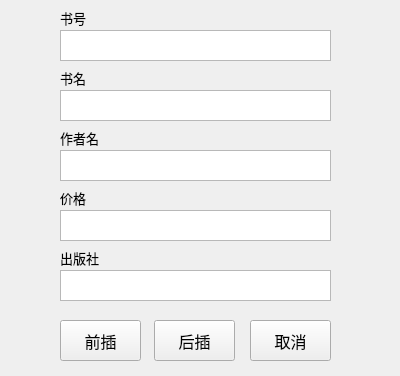
<?xml version="1.0" encoding="UTF-8"?>
<ui version="4.0">
 <class>insertListSubWindow</class>
 <widget class="QWidget" name="insertListSubWindow">
  <property name="geometry">
   <rect>
    <x>0</x>
    <y>0</y>
    <width>400</width>
    <height>376</height>
   </rect>
  </property>
  <property name="windowTitle">
   <string>insertListSubWindow</string>
  </property>
  <widget class="QPushButton" name="insertAtFrontButton">
   <property name="geometry">
    <rect>
     <x>60</x>
     <y>320</y>
     <width>81</width>
     <height>41</height>
    </rect>
   </property>
   <property name="font">
    <font>
     <pointsize>12</pointsize>
    </font>
   </property>
   <property name="text">
    <string>前插</string>
   </property>
  </widget>
  <widget class="QPlainTextEdit" name="bookTextEdit">
   <property name="geometry">
    <rect>
     <x>60</x>
     <y>90</y>
     <width>271</width>
     <height>31</height>
    </rect>
   </property>
  </widget>
  <widget class="QPlainTextEdit" name="ISBNTextEdit">
   <property name="geometry">
    <rect>
     <x>60</x>
     <y>30</y>
     <width>271</width>
     <height>31</height>
    </rect>
   </property>
  </widget>
  <widget class="QLabel" name="priceLabel">
   <property name="geometry">
    <rect>
     <x>60</x>
     <y>190</y>
     <width>53</width>
     <height>16</height>
    </rect>
   </property>
   <property name="font">
    <font>
     <pointsize>10</pointsize>
    </font>
   </property>
   <property name="text">
    <string>价格</string>
   </property>
  </widget>
  <widget class="QLabel" name="pressLabel">
   <property name="geometry">
    <rect>
     <x>60</x>
     <y>250</y>
     <width>53</width>
     <height>16</height>
    </rect>
   </property>
   <property name="font">
    <font>
     <pointsize>10</pointsize>
    </font>
   </property>
   <property name="text">
    <string>出版社</string>
   </property>
  </widget>
  <widget class="QPlainTextEdit" name="authorTextEdit">
   <property name="geometry">
    <rect>
     <x>60</x>
     <y>150</y>
     <width>271</width>
     <height>31</height>
    </rect>
   </property>
  </widget>
  <widget class="QPlainTextEdit" name="pressTextEdit">
   <property name="geometry">
    <rect>
     <x>60</x>
     <y>270</y>
     <width>271</width>
     <height>31</height>
    </rect>
   </property>
  </widget>
  <widget class="QLabel" name="bookLabel">
   <property name="geometry">
    <rect>
     <x>60</x>
     <y>70</y>
     <width>53</width>
     <height>16</height>
    </rect>
   </property>
   <property name="font">
    <font>
     <pointsize>10</pointsize>
    </font>
   </property>
   <property name="text">
    <string>书名</string>
   </property>
  </widget>
  <widget class="QPushButton" name="cancelButton">
   <property name="geometry">
    <rect>
     <x>250</x>
     <y>320</y>
     <width>81</width>
     <height>41</height>
    </rect>
   </property>
   <property name="font">
    <font>
     <pointsize>12</pointsize>
    </font>
   </property>
   <property name="text">
    <string>取消</string>
   </property>
   <property name="autoDefault">
    <bool>false</bool>
   </property>
   <property name="default">
    <bool>false</bool>
   </property>
   <property name="flat">
    <bool>false</bool>
   </property>
  </widget>
  <widget class="QPlainTextEdit" name="priceTextEdit">
   <property name="geometry">
    <rect>
     <x>60</x>
     <y>210</y>
     <width>271</width>
     <height>31</height>
    </rect>
   </property>
  </widget>
  <widget class="QLabel" name="ISBNLabel">
   <property name="geometry">
    <rect>
     <x>60</x>
     <y>10</y>
     <width>53</width>
     <height>16</height>
    </rect>
   </property>
   <property name="font">
    <font>
     <pointsize>10</pointsize>
    </font>
   </property>
   <property name="text">
    <string>书号</string>
   </property>
  </widget>
  <widget class="QLabel" name="authorLabel">
   <property name="geometry">
    <rect>
     <x>60</x>
     <y>130</y>
     <width>53</width>
     <height>16</height>
    </rect>
   </property>
   <property name="font">
    <font>
     <pointsize>10</pointsize>
    </font>
   </property>
   <property name="text">
    <string>作者名</string>
   </property>
  </widget>
  <widget class="QPushButton" name="insertAtBackButton">
   <property name="geometry">
    <rect>
     <x>154</x>
     <y>320</y>
     <width>81</width>
     <height>41</height>
    </rect>
   </property>
   <property name="font">
    <font>
     <pointsize>12</pointsize>
    </font>
   </property>
   <property name="text">
    <string>后插</string>
   </property>
  </widget>
 </widget>
 <resources/>
 <connections/>
</ui>
